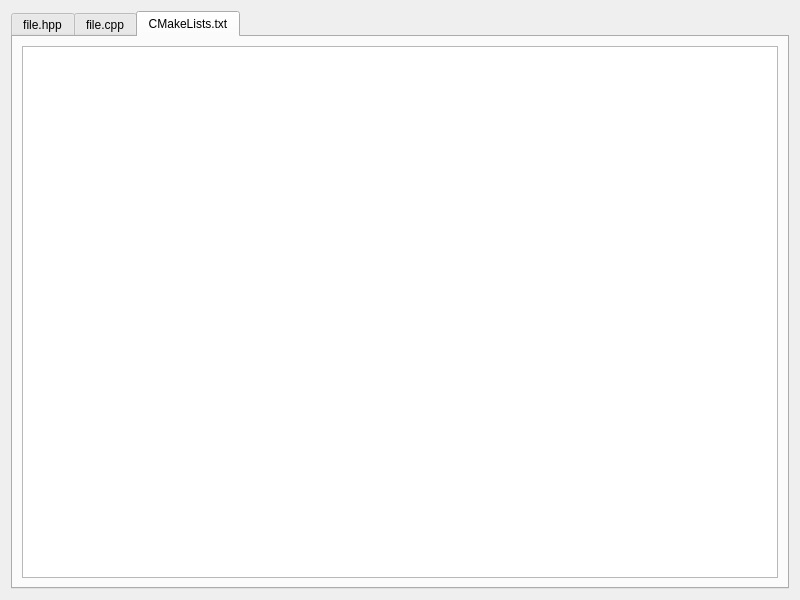
<?xml version="1.0" encoding="UTF-8"?>
<ui version="4.0">
 <class>PreviewView</class>
 <widget class="QDialog" name="PreviewView">
  <property name="windowModality">
   <enum>Qt::NonModal</enum>
  </property>
  <property name="geometry">
   <rect>
    <x>0</x>
    <y>0</y>
    <width>800</width>
    <height>600</height>
   </rect>
  </property>
  <property name="contextMenuPolicy">
   <enum>Qt::NoContextMenu</enum>
  </property>
  <property name="windowTitle">
   <string>ClassCreator - Preview</string>
  </property>
  <property name="windowIcon">
   <iconset resource="Icons.qrc">
    <normaloff>:/ToolIcons/Icon_Preview.png</normaloff>:/ToolIcons/Icon_Preview.png</iconset>
  </property>
  <property name="whatsThis">
   <string/>
  </property>
  <layout class="QVBoxLayout" name="verticalLayout">
   <item>
    <widget class="QTabWidget" name="tabMainWidget">
     <property name="currentIndex">
      <number>2</number>
     </property>
     <widget class="QWidget" name="tabHeader">
      <attribute name="title">
       <string>file.hpp</string>
      </attribute>
      <layout class="QVBoxLayout" name="verticalLayout_2">
       <item>
        <widget class="QTextEdit" name="textEditHpp">
         <property name="font">
          <font>
           <family>Courier New</family>
           <pointsize>10</pointsize>
          </font>
         </property>
         <property name="readOnly">
          <bool>true</bool>
         </property>
        </widget>
       </item>
      </layout>
     </widget>
     <widget class="QWidget" name="tabSource">
      <attribute name="title">
       <string>file.cpp</string>
      </attribute>
      <layout class="QVBoxLayout" name="verticalLayout_3">
       <item>
        <widget class="QTextEdit" name="textEditCpp">
         <property name="font">
          <font>
           <family>Courier New</family>
           <pointsize>10</pointsize>
          </font>
         </property>
         <property name="readOnly">
          <bool>true</bool>
         </property>
        </widget>
       </item>
      </layout>
     </widget>
     <widget class="QWidget" name="tabCMake">
      <attribute name="title">
       <string>CMakeLists.txt</string>
      </attribute>
      <layout class="QVBoxLayout" name="verticalLayout_4">
       <item>
        <widget class="QTextEdit" name="textEditCMake">
         <property name="font">
          <font>
           <family>Courier New</family>
           <pointsize>10</pointsize>
          </font>
         </property>
         <property name="readOnly">
          <bool>true</bool>
         </property>
        </widget>
       </item>
      </layout>
     </widget>
    </widget>
   </item>
  </layout>
 </widget>
 <resources>
  <include location="Icons.qrc"/>
 </resources>
 <connections/>
</ui>
